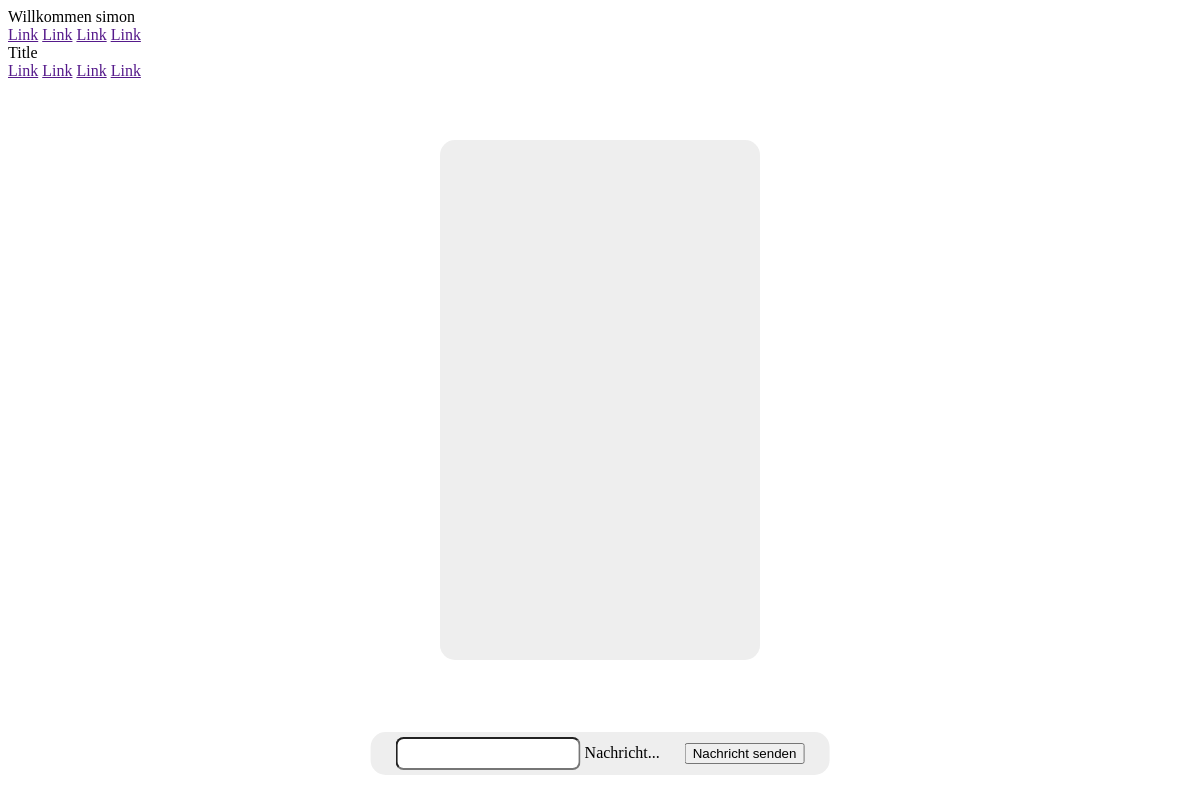
The app's page /chat/ (signed in), older data.
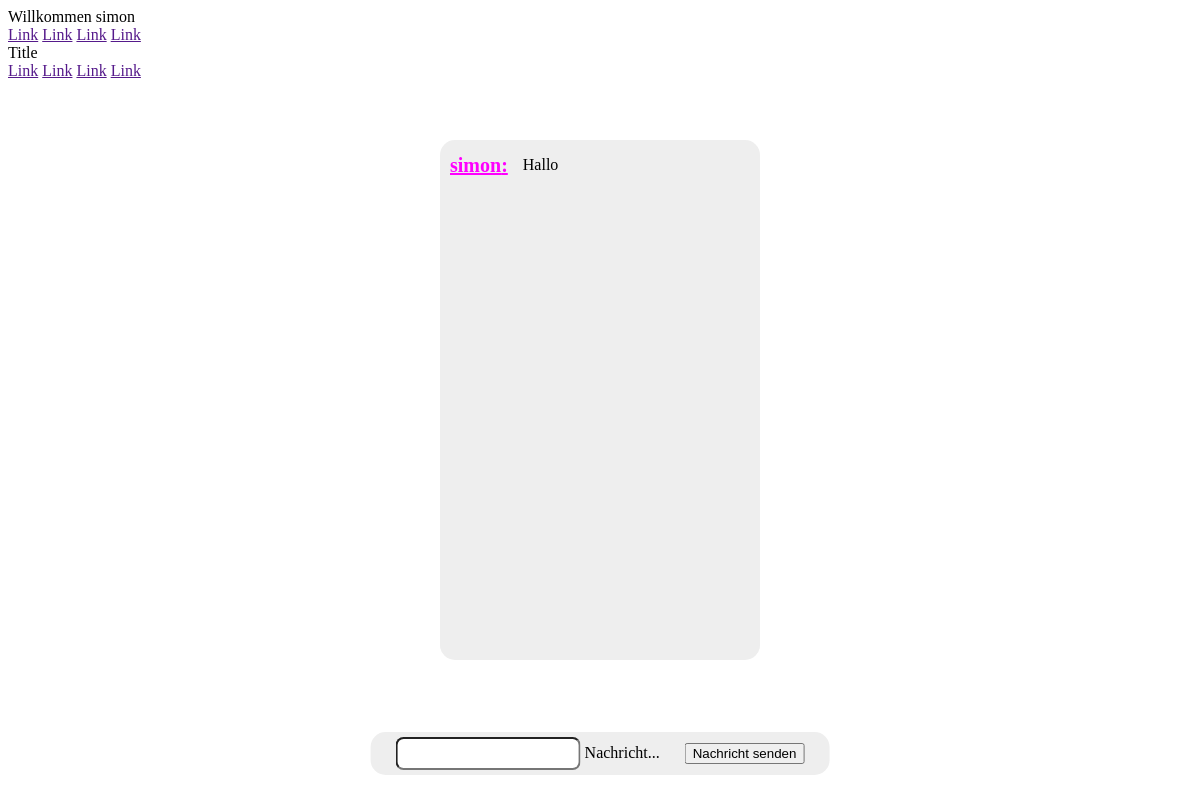
The same page, newer data.
### chat/models.py (models this page shows)
class Message(models.Model):
    text = models.CharField(max_length=500)
    created_at = models.DateField(default=date.today)
    chat = models.ForeignKey(Chat, on_delete=models.CASCADE)
    author = models.ForeignKey(settings.AUTH_USER_MODEL, on_delete=models.CASCADE, related_name='author_message_set')
    receiver = models.ForeignKey(settings.AUTH_USER_MODEL, on_delete=models.CASCADE, related_name='receiver_message_set')

### chat/views.py (the view)
# urls.py: path('chat/', index),
def index(request):
    if request.method == 'POST':
        print(f'Recived data {request.POST["message"]}')
        Message.objects.create(text=request.POST["message"], chat=Chat.objects.get(id=2), author=request.user,
                               receiver=request.user)
    chatmessages = Message.objects.filter(chat__id=2)
    return render(request, 'index.html', {'messages': chatmessages})

### chat/templates/index.html (shortened to what this page needs)
{% extends "base.html" %}
{% block content %}
{% if request.user.is_authenticated %}
<section class="chat-frame">
    {% for message in messages %}
    <div class="single-message">
        <h1>{{ message.author }}:</h1>
        <p>{{ message.text }}</p>
    </div>
    {% endfor %}
</section>
<form class="chat-form" action=" " method="post">
    <div class="mdl-textfield mdl-js-textfield mdl-textfield--floating-label">
        <input name="message" class="mdl-textfield__input" type="text" id="sample3">
        <label class="mdl-textfield__label" for="sample3">Nachricht...</label>
    </div>
    <button class="mdl-button mdl-js-button mdl-button--raised mdl-js-ripple-effect mdl-button--accent">
        Nachricht senden
    </button>
</form>
{% else %}
<section class="else">
    <h2>Please log in!</h2>
    <h3>For log in click <a href="/login">here</a></h3>
</section>
{% endif %}
{% endblock %}

### templates/base.html (shortened to what this page needs)
<!DOCTYPE html>
<html lang="en">
<head>
    {% load static %}
    <link rel="stylesheet" href="{% static 'css/style.css' %}">
    <link rel="stylesheet" href="https://code.getmdl.io/1.3.0/material.indigo-pink.min.css">
</head>
<body>
<div class="mdl-layout mdl-js-layout mdl-layout--fixed-header">
    <header class="mdl-layout__header">
        <div class="mdl-layout__header-row">
            <span class="mdl-layout-title">Willkommen {{ request.user }}</span>
            <nav class="mdl-navigation mdl-layout--large-screen-only">
                <a class="mdl-navigation__link" href="">Link</a>
                <a class="mdl-navigation__link" href="">Link</a>
                <a class="mdl-navigation__link" href="">Link</a>
                <a class="mdl-navigation__link" href="">Link</a>
            </nav>
        </div>
    </header>
    <div class="mdl-layout__drawer">
        <span class="mdl-layout-title">Title</span>
        <nav class="mdl-navigation">
            <a class="mdl-navigation__link" href="">Link</a>
            <a class="mdl-navigation__link" href="">Link</a>
            <a class="mdl-navigation__link" href="">Link</a>
            <a class="mdl-navigation__link" href="">Link</a>
        </nav>
    </div>
    <main class="mdl-layout__content">
        <div class="page-content">
            {% block content %}
            {% endblock %}
        </div>
    </main>
</div>
</body>
</html>

### static/css/style.css (style rules this page uses)
.chat-frame { position: fixed; height: 500px; width: 300px; padding: 10px; border-radius: 15px; background: #EEEEEE; top: 50%; left: 50%; transform: translate(-50%, -50%); }

Row changes from the older to the newer data that the page shows:
added Message: author "simon", text "Hallo"
